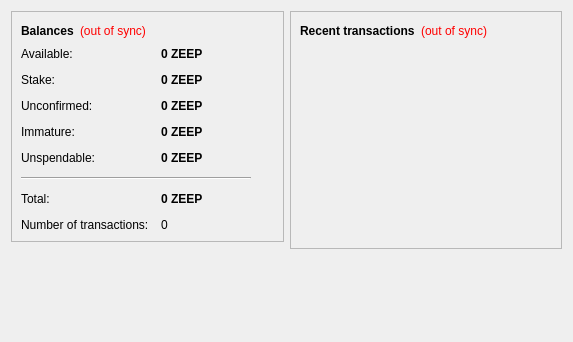
<?xml version="1.0" encoding="UTF-8"?>
<ui version="4.0">
 <class>OverviewPage</class>
 <widget class="QWidget" name="OverviewPage">
  <property name="geometry">
   <rect>
    <x>0</x>
    <y>0</y>
    <width>573</width>
    <height>342</height>
   </rect>
  </property>
  <property name="windowTitle">
   <string>Form</string>
  </property>
  <layout class="QHBoxLayout" name="horizontalLayout" stretch="1,1">
   <item>
    <layout class="QVBoxLayout" name="verticalLayout_2">
     <item>
      <widget class="QFrame" name="frame">
       <property name="frameShape">
        <enum>QFrame::StyledPanel</enum>
       </property>
       <property name="frameShadow">
        <enum>QFrame::Raised</enum>
       </property>
       <layout class="QVBoxLayout" name="verticalLayout_4">
        <item>
         <layout class="QHBoxLayout" name="horizontalLayout_4">
          <item>
           <widget class="QLabel" name="label_5">
            <property name="font">
             <font>
              <weight>75</weight>
              <bold>true</bold>
             </font>
            </property>
            <property name="text">
             <string>Balances</string>
            </property>
           </widget>
          </item>
          <item>
           <widget class="QLabel" name="labelWalletStatus">
            <property name="toolTip">
             <string>The displayed information may be out of date. Your wallet automatically synchronizes with the Zeepcoin network after a connection is established, but this process has not completed yet.</string>
            </property>
            <property name="styleSheet">
             <string notr="true">QLabel { color: red; }</string>
            </property>
            <property name="text">
             <string notr="true">(out of sync)</string>
            </property>
            <property name="alignment">
             <set>Qt::AlignLeading|Qt::AlignLeft|Qt::AlignVCenter</set>
            </property>
           </widget>
          </item>
          <item>
           <spacer name="horizontalSpacer_2">
            <property name="orientation">
             <enum>Qt::Horizontal</enum>
            </property>
            <property name="sizeHint" stdset="0">
             <size>
              <width>40</width>
              <height>20</height>
             </size>
            </property>
           </spacer>
          </item>
         </layout>
        </item>
        <item>
         <layout class="QFormLayout" name="formLayout_2">
          <property name="fieldGrowthPolicy">
           <enum>QFormLayout::AllNonFixedFieldsGrow</enum>
          </property>
          <property name="horizontalSpacing">
           <number>12</number>
          </property>
          <property name="verticalSpacing">
           <number>12</number>
          </property>
          <item row="0" column="0">
           <widget class="QLabel" name="labelAvailableText">
            <property name="toolTip">
             <string>Your current available balance</string>
            </property>
            <property name="text">
             <string>Available:</string>
            </property>
           </widget>
          </item>
          <item row="0" column="1">
           <widget class="QLabel" name="labelAvailable">
            <property name="font">
             <font>
              <weight>75</weight>
              <bold>true</bold>
             </font>
            </property>
            <property name="cursor">
             <cursorShape>IBeamCursor</cursorShape>
            </property>
            <property name="toolTip">
             <string>Your current available balance</string>
            </property>
            <property name="text">
             <string notr="true">0 ZEEP</string>
            </property>
            <property name="alignment">
             <set>Qt::AlignLeading|Qt::AlignLeft|Qt::AlignVCenter</set>
            </property>
            <property name="textInteractionFlags">
             <set>Qt::LinksAccessibleByMouse|Qt::TextSelectableByKeyboard|Qt::TextSelectableByMouse</set>
            </property>
           </widget>
          </item>
          <item row="1" column="0">
           <widget class="QLabel" name="label_6">
            <property name="toolTip">
             <string>Total of coins that was staked, and do not yet count toward the current balance</string>
            </property>
            <property name="text">
             <string>Stake:</string>
            </property>
           </widget>
          </item>
          <item row="1" column="1">
           <widget class="QLabel" name="labelStake">
            <property name="font">
             <font>
              <weight>75</weight>
              <bold>true</bold>
             </font>
            </property>
            <property name="cursor">
             <cursorShape>IBeamCursor</cursorShape>
            </property>
            <property name="toolTip">
             <string>Total of coins that was staked, and do not yet count toward the current balance</string>
            </property>
            <property name="text">
             <string notr="true">0 ZEEP</string>
            </property>
            <property name="alignment">
             <set>Qt::AlignLeading|Qt::AlignLeft|Qt::AlignVCenter</set>
            </property>
            <property name="textInteractionFlags">
             <set>Qt::LinksAccessibleByMouse|Qt::TextSelectableByKeyboard|Qt::TextSelectableByMouse</set>
            </property>
           </widget>
          </item>
          <item row="2" column="0">
           <widget class="QLabel" name="label_3">
            <property name="toolTip">
             <string>Total of transactions that have yet to be confirmed, and do not yet count toward the current balance</string>
            </property>
            <property name="text">
             <string>Unconfirmed:</string>
            </property>
           </widget>
          </item>
          <item row="2" column="1">
           <widget class="QLabel" name="labelUnconfirmed">
            <property name="font">
             <font>
              <weight>75</weight>
              <bold>true</bold>
             </font>
            </property>
            <property name="cursor">
             <cursorShape>IBeamCursor</cursorShape>
            </property>
            <property name="toolTip">
             <string>Total of transactions that have yet to be confirmed, and do not yet count toward the current balance</string>
            </property>
            <property name="text">
             <string notr="true">0 ZEEP</string>
            </property>
            <property name="alignment">
             <set>Qt::AlignLeading|Qt::AlignLeft|Qt::AlignVCenter</set>
            </property>
            <property name="textInteractionFlags">
             <set>Qt::LinksAccessibleByMouse|Qt::TextSelectableByKeyboard|Qt::TextSelectableByMouse</set>
            </property>
           </widget>
          </item>
          <item row="3" column="0">
           <widget class="QLabel" name="labelImmatureText">
            <property name="toolTip">
             <string>Mined balance that has not yet matured</string>
            </property>
            <property name="text">
             <string>Immature:</string>
            </property>
           </widget>
          </item>
          <item row="3" column="1">
           <widget class="QLabel" name="labelImmature">
            <property name="font">
             <font>
              <weight>75</weight>
              <bold>true</bold>
             </font>
            </property>
            <property name="toolTip">
             <string>Mined balance that has not yet matured</string>
            </property>
            <property name="text">
             <string notr="true">0 ZEEP</string>
            </property>
            <property name="alignment">
             <set>Qt::AlignLeading|Qt::AlignLeft|Qt::AlignVCenter</set>
            </property>
            <property name="textInteractionFlags">
             <set>Qt::LinksAccessibleByMouse|Qt::TextSelectableByKeyboard|Qt::TextSelectableByMouse</set>
            </property>
           </widget>
          </item>
          <item row="4" column="0">
           <widget class="QLabel" name="labelBalanceWatchOnlyText">
            <property name="toolTip">
             <string>Your unspendable balance</string>
            </property>
            <property name="text">
             <string>Unspendable:</string>
            </property>
           </widget>
          </item>
          <item row="4" column="1">
           <widget class="QLabel" name="labelBalanceWatchOnly">
            <property name="font">
             <font>
              <weight>75</weight>
              <bold>true</bold>
             </font>
            </property>
            <property name="cursor">
             <cursorShape>IBeamCursor</cursorShape>
            </property>
            <property name="toolTip">
             <string>Your unspendable balance</string>
            </property>
            <property name="text">
             <string notr="true">0 ZEEP</string>
            </property>
            <property name="alignment">
             <set>Qt::AlignLeading|Qt::AlignLeft|Qt::AlignVCenter</set>
            </property>
            <property name="textInteractionFlags">
             <set>Qt::LinksAccessibleByMouse|Qt::TextSelectableByKeyboard|Qt::TextSelectableByMouse</set>
            </property>
           </widget>
          </item>
          <item row="5" column="0" colspan="2">
           <widget class="Line" name="line">
            <property name="maximumSize">
             <size>
              <width>230</width>
              <height>16777215</height>
             </size>
            </property>
            <property name="orientation">
             <enum>Qt::Horizontal</enum>
            </property>
           </widget>
          </item>
          <item row="6" column="0">
           <widget class="QLabel" name="labelTotalText">
            <property name="toolTip">
             <string>Your current total balance</string>
            </property>
            <property name="text">
             <string>Total:</string>
            </property>
           </widget>
          </item>
          <item row="6" column="1">
           <widget class="QLabel" name="labelTotal">
            <property name="font">
             <font>
              <weight>75</weight>
              <bold>true</bold>
             </font>
            </property>
            <property name="toolTip">
             <string>Your current total balance</string>
            </property>
            <property name="text">
             <string notr="true">0 ZEEP</string>
            </property>
            <property name="alignment">
             <set>Qt::AlignLeading|Qt::AlignLeft|Qt::AlignVCenter</set>
            </property>
            <property name="textInteractionFlags">
             <set>Qt::LinksAccessibleByMouse|Qt::TextSelectableByKeyboard|Qt::TextSelectableByMouse</set>
            </property>
           </widget>
          </item>
          <item row="7" column="0">
           <widget class="QLabel" name="label_2">
            <property name="toolTip">
             <string>Total number of transactions in wallet</string>
            </property>
            <property name="text">
             <string>Number of transactions:</string>
            </property>
           </widget>
          </item>
          <item row="7" column="1">
           <widget class="QLabel" name="labelNumTransactions">
            <property name="toolTip">
             <string>Total number of transactions in wallet</string>
            </property>
            <property name="text">
             <string notr="true">0</string>
            </property>
           </widget>
          </item>
         </layout>
        </item>
       </layout>
      </widget>
     </item>
     <item>
      <spacer name="verticalSpacer">
       <property name="orientation">
        <enum>Qt::Vertical</enum>
       </property>
       <property name="sizeHint" stdset="0">
        <size>
         <width>20</width>
         <height>40</height>
        </size>
       </property>
      </spacer>
     </item>
    </layout>
   </item>
   <item>
    <layout class="QVBoxLayout" name="verticalLayout_3">
     <item>
      <widget class="QFrame" name="frame_2">
       <property name="frameShape">
        <enum>QFrame::StyledPanel</enum>
       </property>
       <property name="frameShadow">
        <enum>QFrame::Raised</enum>
       </property>
       <layout class="QVBoxLayout" name="verticalLayout">
        <item>
         <layout class="QHBoxLayout" name="horizontalLayout_2">
          <item>
           <widget class="QLabel" name="label_4">
            <property name="text">
             <string>&lt;b&gt;Recent transactions&lt;/b&gt;</string>
            </property>
           </widget>
          </item>
          <item>
           <widget class="QLabel" name="labelTransactionsStatus">
            <property name="toolTip">
             <string>The displayed information may be out of date. Your wallet automatically synchronizes with the ZEEP network after a connection is established, but this process has not completed yet.</string>
            </property>
            <property name="styleSheet">
             <string notr="true">QLabel { color: red; }</string>
            </property>
            <property name="text">
             <string notr="true">(out of sync)</string>
            </property>
            <property name="alignment">
             <set>Qt::AlignRight|Qt::AlignTrailing|Qt::AlignVCenter</set>
            </property>
           </widget>
          </item>
          <item>
           <spacer name="horizontalSpacer">
            <property name="orientation">
             <enum>Qt::Horizontal</enum>
            </property>
            <property name="sizeHint" stdset="0">
             <size>
              <width>40</width>
              <height>20</height>
             </size>
            </property>
           </spacer>
          </item>
         </layout>
        </item>
        <item>
         <widget class="QListView" name="listTransactions">
          <property name="styleSheet">
           <string notr="true">QListView { background: transparent; }</string>
          </property>
          <property name="frameShape">
           <enum>QFrame::NoFrame</enum>
          </property>
          <property name="verticalScrollBarPolicy">
           <enum>Qt::ScrollBarAlwaysOff</enum>
          </property>
          <property name="horizontalScrollBarPolicy">
           <enum>Qt::ScrollBarAlwaysOff</enum>
          </property>
          <property name="selectionMode">
           <enum>QAbstractItemView::NoSelection</enum>
          </property>
         </widget>
        </item>
       </layout>
      </widget>
     </item>
     <item>
      <spacer name="verticalSpacer_2">
       <property name="orientation">
        <enum>Qt::Vertical</enum>
       </property>
       <property name="sizeHint" stdset="0">
        <size>
         <width>20</width>
         <height>40</height>
        </size>
       </property>
      </spacer>
     </item>
    </layout>
   </item>
  </layout>
 </widget>
 <resources/>
 <connections/>
</ui>
